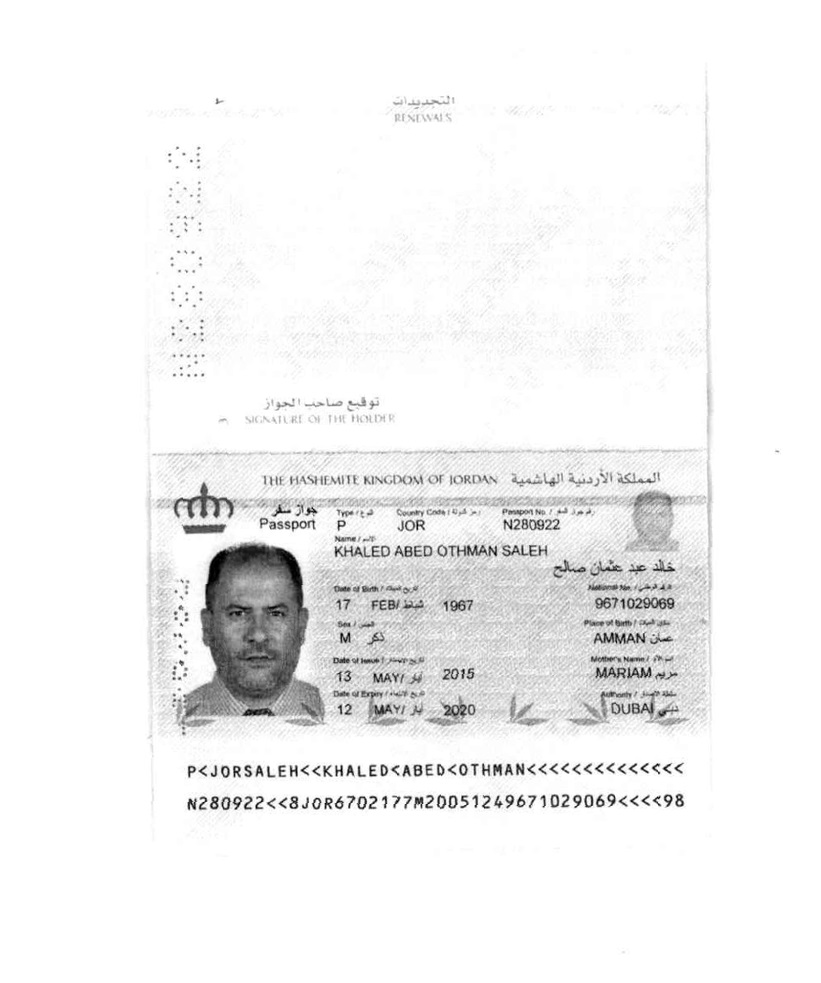
#> input picture Jordanian passport/s3-passport.jpg, 821 x 983 px
$ python jord_passport.py   (older library calls are emulated)
#> lines starting #> are read from the running program, lines starting #| are printed output that depends on the picture; after the words box and inside, x2 and y2 are one past the last pixel; in counts of white or black regions, pixels touching at a corner belong together
### Jordanian passport/file_max.py
import cv2
import subprocess as sp
import numpy as np
import pandas as pd
import imutils
import os

def apply_ocr(img_path):
    command = ['tesseract', img_path, 'stdout', '--psm=7']
    return sp.run(command, stdout=sp.PIPE)

def file_handler(filename):
#> called with filename = 's3-passport.jpg'
    img = cv2.imread(filename)
#> img is the input picture: shape (983, 821, 3); min 0, max 255, mean 242.8
    img = imutils.resize(img, width=600)
#> img: shape (718, 600, 3)
    gray = cv2.cvtColor(img, cv2.COLOR_BGR2GRAY)

    print(gray.shape)
#| (718, 600)
    w,h = gray.shape
#> w = 718; h = 600
    rectKernel = cv2.getStructuringElement(cv2.MORPH_RECT, (12, 6))
    sqKernel = cv2.getStructuringElement(cv2.MORPH_RECT, (6, 6))

    tophat = cv2.morphologyEx(gray, cv2.MORPH_BLACKHAT, rectKernel)
    gradX = cv2.Sobel(tophat, ddepth=cv2.CV_64F, dx=1, dy=0, ksize=-1)
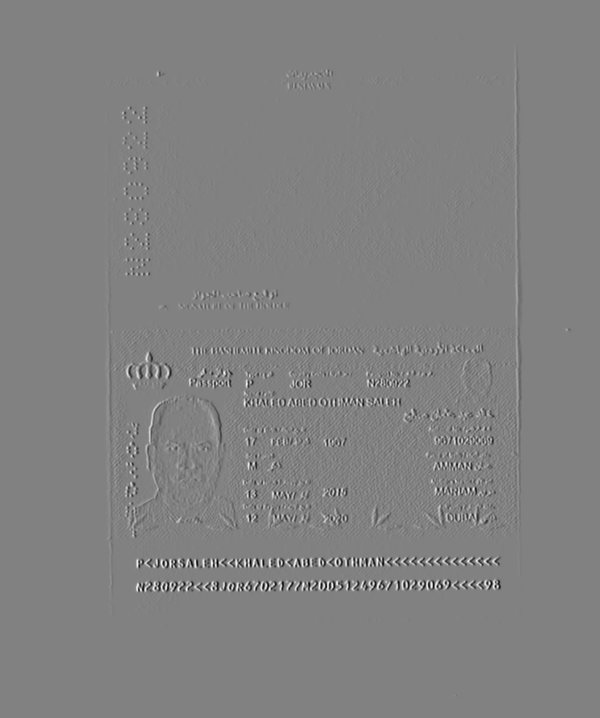
#> gradX: shape (718, 600) float64; min -3379, max 3277, mean 0; drawn with min black and max white
    gradX = np.absolute(gradX)
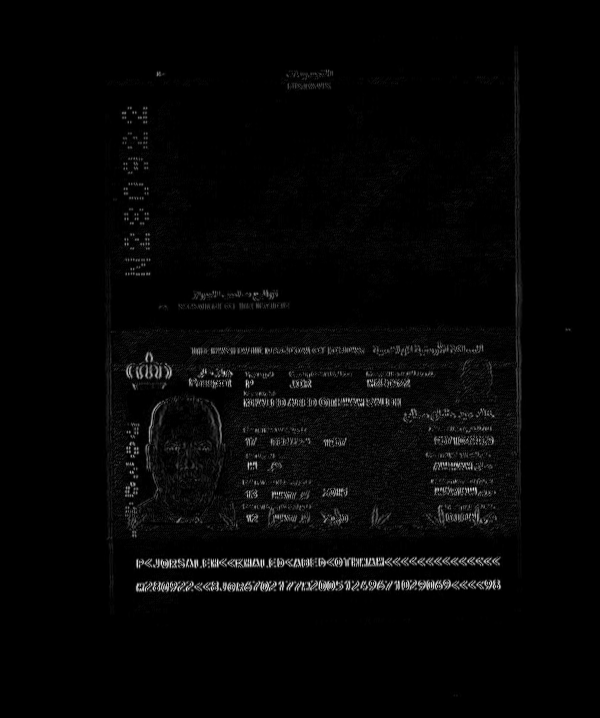
#> gradX: shape (718, 600) float64; min 0, max 3379, mean 75.1; drawn with min black and max white
    (minVal, maxVal) = (np.min(gradX), np.max(gradX))
#> minVal = 0; maxVal = 3379
    gradX = (255 * ((gradX - minVal) / (maxVal - minVal)))
    gradX = gradX.astype("uint8")
    gradX = cv2.morphologyEx(gradX, cv2.MORPH_CLOSE, rectKernel)
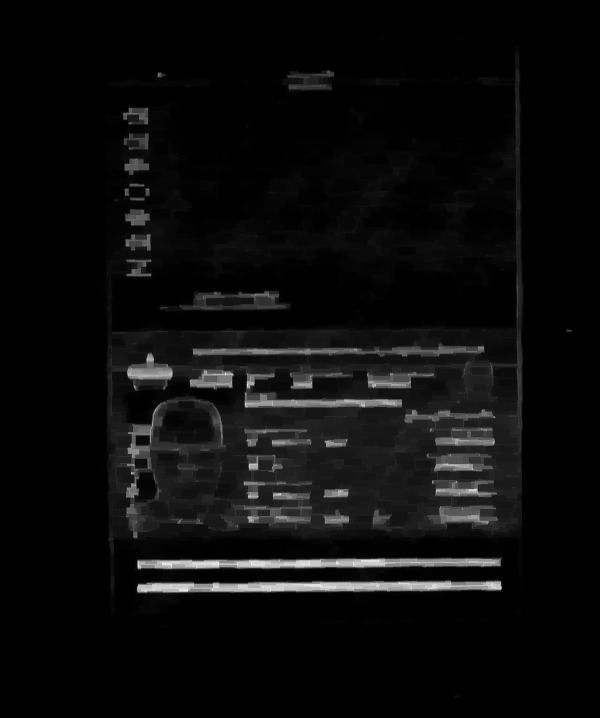
#> gradX: shape (718, 600); min 0, max 255, mean 11.6
    thresh = cv2.threshold(gradX, 0, 255, cv2.THRESH_BINARY | cv2.THRESH_OTSU)[1]
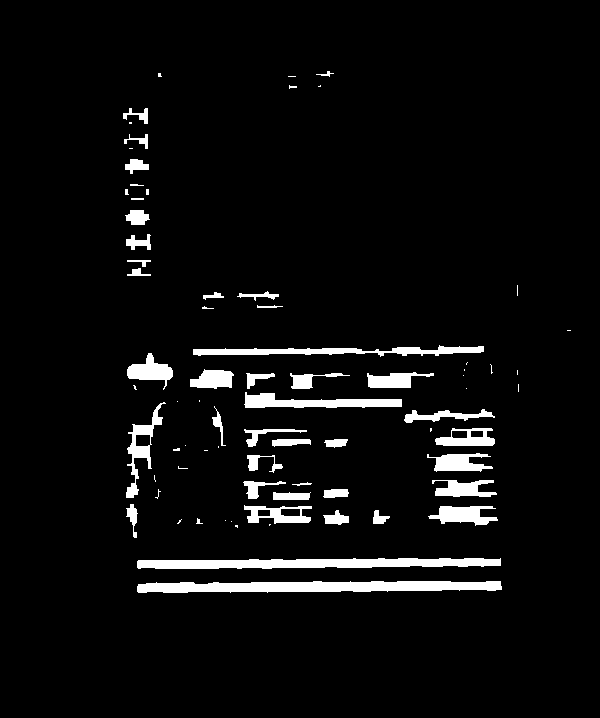
#> thresh: shape (718, 600); 5% white; 76 white regions (34 under 20 px), largest, box (x1, y1, x2, y2) and area: (137, 581, 502, 593) 3465, (137, 558, 501, 569) 3085, (193, 345, 484, 357) 1638
    thresh = cv2.morphologyEx(thresh, cv2.MORPH_CLOSE, sqKernel)
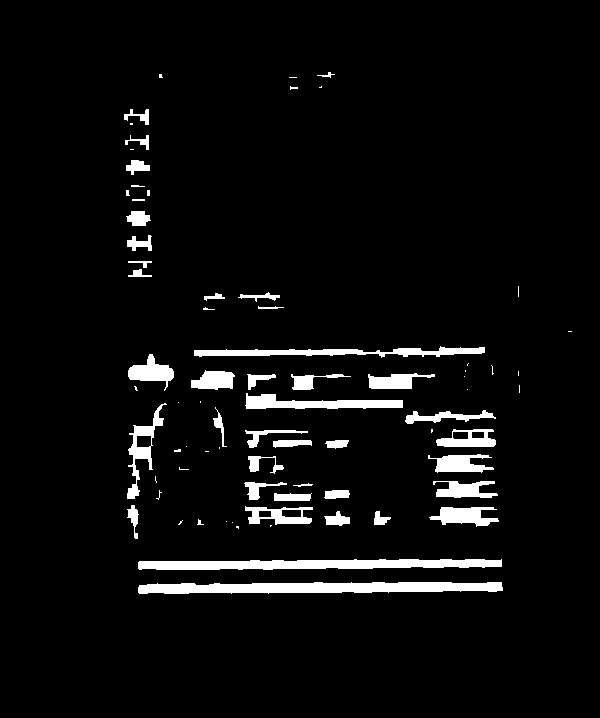
#> thresh: shape (718, 600); 5% white; 76 white regions (34 under 20 px)
    cnts = cv2.findContours(thresh.copy(), cv2.RETR_EXTERNAL, cv2.CHAIN_APPROX_SIMPLE)[1]
#> cnts = 76 contours, 39 with area under 20; largest, box (x1, y1, x2, y2) and area: (138, 582, 503, 594) 3094, (138, 559, 502, 570) 2714, (194, 346, 485, 358) 1333, (245, 393, 403, 409) 1228, (127, 403, 167, 499) 945
    locs = pd.DataFrame(columns=['x', 'y', 'w', 'h'])

    for i,c in enumerate(cnts):
        locs.loc[i] = list(cv2.boundingRect(c))
#> this loop made 76 passes
#> c on passes 4, 5, 6, 24, 26, 27, 32, 36, 37, 39, 41, 42: [[270, 525], [270, 526], [271, 525]], [[232, 522]], [[226, 521]], [[205, 451], [208, 451]], [[219, 447], [219, 448]], [[186, 446]], [[431, 429], [431, 432], [432, 431], [432, 429]], [[178, 402]], [[200, 401], [200, 402]], [[467, 389]], [[519, 385], [519, 392]], [[464, 376]]
    lines = locs[locs.w >= locs.w.max()-30].sort_values(by='y').reset_index(drop=True)

    data=list()
    for i, row in lines.iterrows():
        group = gray[row.y-8:row.y+row.h+8, row.x-10:row.x+row.w+10]
        group_not = cv2.bitwise_not(group)
        thresh = cv2.threshold(group_not, 0, 255, cv2.THRESH_BINARY | cv2.THRESH_OTSU)[1]
        coords = np.column_stack(np.where(thresh>0))
        rect = cv2.minAreaRect(coords)
        angle = rect[-1]
        if angle < -45:
            angle = -(90+angle)
        else:
            angle = -angle
        (h, w) = group.shape[:2]
        center = (w // 2, h // 2)
        M = cv2.getRotationMatrix2D(center, angle, 1.0)
        rotated = cv2.warpAffine(group, M, (w, h), flags=cv2.INTER_CUBIC, borderMode=cv2.BORDER_WRAP)

        name = '{}_rotated_{}.jpg'.format(filename, i)
        cv2.imwrite(name, rotated)
        text=apply_ocr(name).stdout.decode('utf-8')
        os.remove(name)
        text=text.replace(" ",'')
        text=text.replace("\n\x0c",'')
        data.append(text)
#> this loop made 1 pass
#> (rect, angle, M) on pass 1: (((11.13, 190), (362.1, 8.95), -89.57), -0.428, [[1, -0.00746, 0.102], [0.00746, 1, -1.43]])
#> pass 1, in file_handler, `thresh = cv2.threshold(group_not, 0, 255, cv2.THRESH_BINARY | cv2.THRE..`:
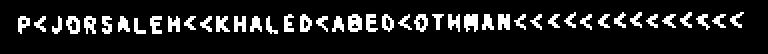
#> thresh: shape (27, 384) (shown 2 times larger); 12.4% white in thin lines or dots, all inside (x1, y1, x2, y2) = (9, 6, 372, 17)
#> pass 1, in file_handler, `rotated = cv2.warpAffine(group, M, (w, h), flags=cv2.INTER_CUBIC, bord..`:
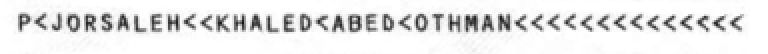
#> rotated: shape (27, 384) (shown 2 times larger); min 20, max 255, mean 231.9
#> after the loop, data = []
        #print(data)
    text="".join(data)
    return text

#file_handler('s4-shripad_passport.png')

### Jordanian passport/jord_passport.py

import cv2
import numpy as np
import time
import pytesseract
import pandas as pd
import subprocess as sp
import csv

from file_max import file_handler
def apply_ocr(img_path):
    command = ['tesseract', img_path, 'eng', 'txt', 'tsv']
    sp.run(command)


def jord_passport(filename):

    text2=file_handler(filename)
    text2=list(text2)
    #print(len(text2))
    if len(text2) > 88:
        del text2[40:40+len(text2)-88]
    if len(text2)<88:
        text2.insert(41,"<")
    print(len(text2))
    text2="".join(text2)
    print(text2)
    Data= {'Name':None,'Passport Number':None,'National Number':None,'Date Of Birth':None,'Expiry Date':None,'Nationality':None,'Sex':None}

    #---Name----
    name_string=str(text2[5:])
    index=name_string.find('<')
    name1=name_string[0:index]
    forward_string=name_string[index+2:]
    index2=forward_string.find('<')
    name2=forward_string[0:index2]
    final_string=forward_string[index2+1:]
    index3=final_string.find('<')
    name3=final_string[0:index3]
    Data["Name"]=name1+" "+name2+" "+name3

    #----Passport Number
    Data["Passport Number"]=text2[44:51]

    #---Nationality
    Data["Nationality"]=text2[54:57]

#----Birth Dateext2[57:59]
    year_store=text2[57:59]
    print(year_store)
    birth_month=text2[59:61]
    birth_date=text2[61:63]
    if int(year_store) > 30:
        year='19'+year_store
    else:
        year='20'+year_store

    birth_day=birth_date+'/'+birth_month+'/'+year
    Data["Date Of Birth"]=birth_day

    #--Sex---
    Data['Sex']=text2[64]

    #---Expiry Date-----
    expiry_year='20'+text2[65:67]
    expiry_month=text2[67:69]
    expiry_date=text2[69:71]
    Data["Expiry Date"]=expiry_date+'/'+expiry_month+'/'+expiry_year

    Data["National Number"]=text2[72:81]
    return Data

#> (the run stopped early here; a loop or call above may not have finished)

$ run again, with s4-shripad_passport.png saved as Jordanian passport/s3-passport.jpg
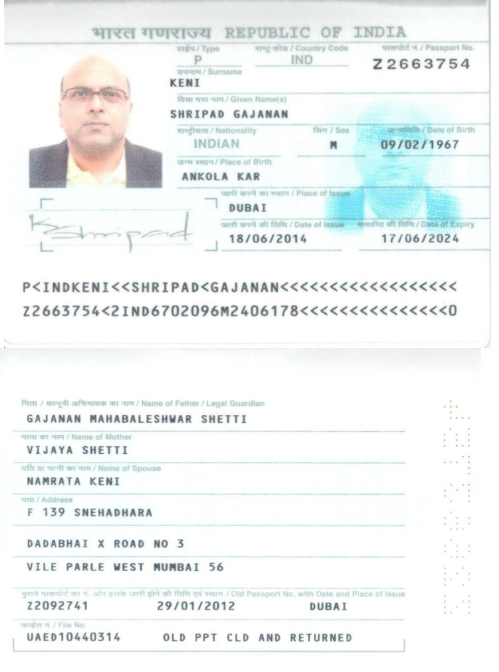
#> input picture s4-shripad_passport.png, 997 x 1344 px (shown at 1/2 size)
#> in file_handler, img is the input picture: shape (1344, 997, 3); mean B, G, R 244.2, 244.4, 240.3
#> img: shape (808, 600, 3)
#| (808, 600)
#> minVal = 0; maxVal = 2060
#> in file_handler, `thresh = cv2.morphologyEx(thresh, cv2.MORPH_CLOSE, sqKernel)`:
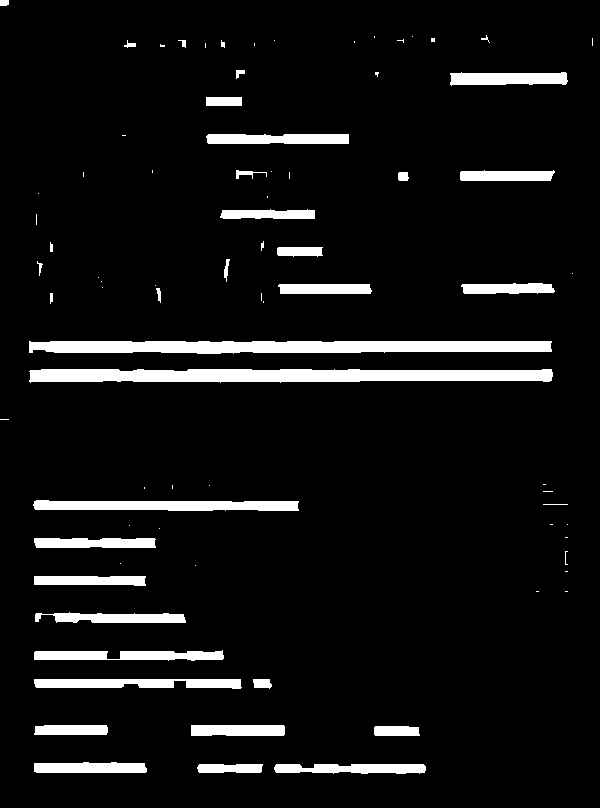
#> thresh: shape (808, 600); 7.1% white; 81 white regions (43 under 20 px)
#> cnts = 81 contours, 51 with area under 20; largest, box (x1, y1, x2, y2) and area: (29, 369, 553, 383) 5708, (29, 341, 552, 354) 5386, (33, 500, 299, 511) 2195, (34, 679, 242, 689) 1502, (34, 650, 224, 661) 1354
#> the loop in file_handler, `for i,c in enumerate(cnts):` made 81 passes
#> c on passes 11, 12, 14, 15, 16, 19, 20, 21: [[565, 591], [567, 591]], [[536, 591], [538, 591]], [[565, 571], [567, 571]], [[195, 565]], [[120, 563]], [[565, 537], [567, 537]], [[159, 528]], [[129, 525]]
#> the loop in file_handler, `for i, row in lines.iterrows():` made 1 pass
#> (rect, angle, M) on pass 1: (((12, 269), (520, 12), -90), 0, [[1, 0, 0], [0, 1, 0]])
#> pass 1, in file_handler, `thresh = cv2.threshold(group_not, 0, 255, cv2.THRESH_BINARY | cv2.THRE..`:
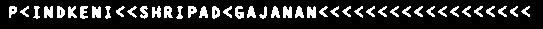
#> thresh: shape (29, 543); 16.6% white; 44 white regions, largest, box (x1, y1, x2, y2) and area: (92, 6, 101, 18) 94, (44, 6, 53, 18) 92, (283, 6, 292, 18) 92
#> after the loop in file_handler, `for i, row in lines.iterrows():`: data = []
